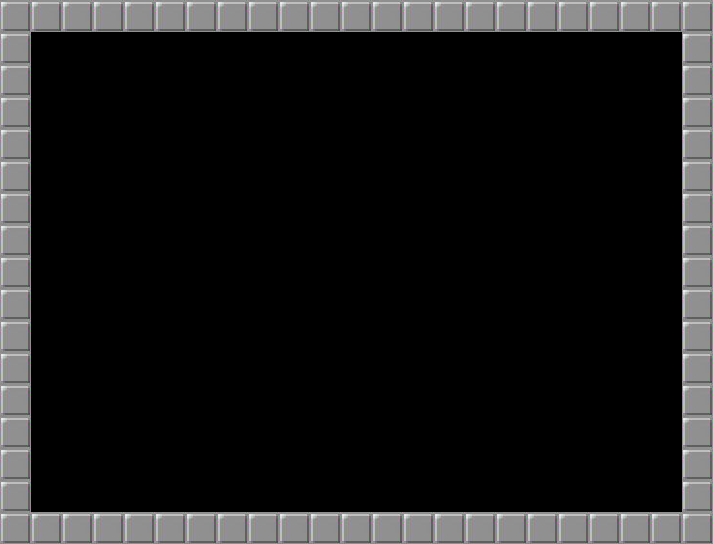

This is a level from a 2D game, rendered from its Tiled map with the project's own tilesets. A one-line summary and the map file follow, with tile-layer data summarised:
An orthogonal 23x17 tile map with 31x32 px tiles, 1 tile layer (Tile Layer 1).

<map version="1.0" orientation="orthogonal" renderorder="left-up" width="23" height="17" tilewidth="31" tileheight="32" nextobjectid="1">
 <tileset firstgid="1" name="tiles" tilewidth="31" tileheight="32" tilecount="160">
  <image source="basictiles.png" width="496" height="321" />
  <tile id="1">
   <properties>
    <property name="Block" value="5" />
   </properties>
  </tile>
 </tileset>
 <layer name="Tile Layer 1" width="23" height="17">
  <data>[391 cells, 76 non-empty, 1 distinct tile ids]</data>
 </layer>
</map>
